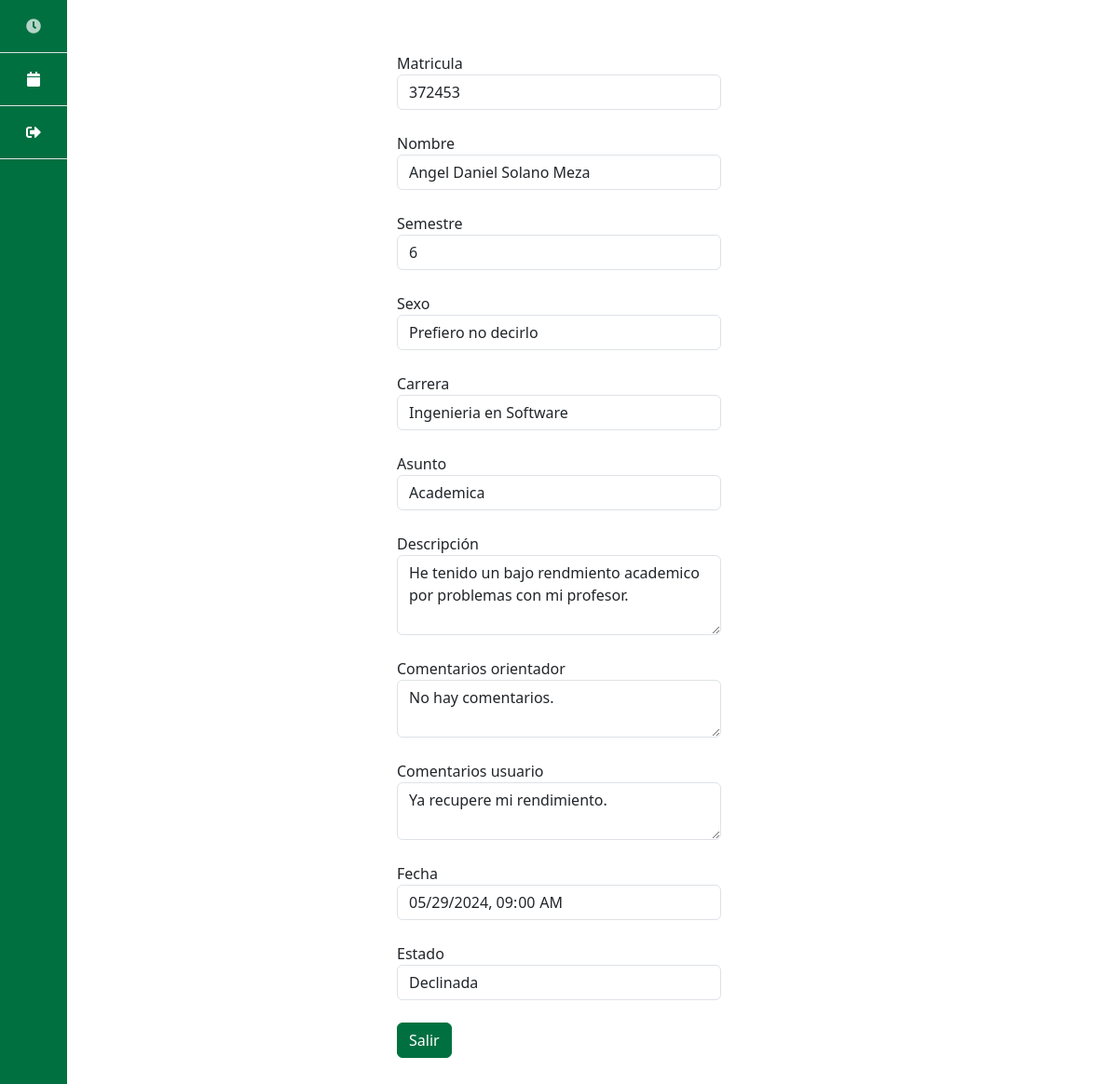
The page /citas/57 (signed in) on the database its author committed.
### paginas/models.py (models this page shows, shortened)
class Cita(models.Model):
    PENDIENTE = 'Pendiente'
    CONFIRMADA = 'Confirmada'
    DECLINADA = 'Declinada'
    ESTADOS_CITA = [
        (PENDIENTE, 'Pendiente'),
        (CONFIRMADA, 'Confirmada'),
        (DECLINADA, 'Declinada'),
    ]
    HOMBRE = 'Hombre'
    MUJER = 'Mujer'
    PREFIERO_NO_DECIRLO = 'Prefiero no decirlo'
    GENERO = [
        (HOMBRE, 'Hombre'),
        (MUJER, 'Mujer'),
        (PREFIERO_NO_DECIRLO, 'Prefiero no decirlo'),
    ]
    INGENIERIA_CIVIL = 'Ingenieria Civil'
    INGENIERIA_ELECTRONICA = 'Ingenieria en Electronica'
    INGENIERIA_COMPUTACION = 'Ingenieria en Computacion'
    INGENIERIA_INDUSTRIAL = 'Ingenieria Industrial'
    INGENIERIA_NANOTECNOLOGIA = 'Ingenieria en Nanatecnologia'
    INGENIERIA_SOFTWARE = 'Ingenieria en Software'
    BIOINGENIERIA = 'Bioingenieria'
    ARQUITECTURA = 'Arquitectura'
    CARRERAS = [
        (INGENIERIA_CIVIL,  'Ingenieria Civil'),
        (INGENIERIA_ELECTRONICA,  'Ingenieria en Electronica'),
        (INGENIERIA_COMPUTACION,  'Ingenieria en Computacion'),
        (INGENIERIA_INDUSTRIAL,  'Ingenieria Industrial'),
        (INGENIERIA_NANOTECNOLOGIA,  'Ingenieria en Nanotecnologia'),
        (INGENIERIA_SOFTWARE,  'Ingenieria en Software y Tecnologias Emergentes'),
        (BIOINGENIERIA,  'Bioingenieria'),
        (ARQUITECTURA,  'Arquitectura'),
    ]
    ACADEMICA = 'Academica'
    PERSONAL = 'Personal'
    VOCACIONAL = 'Vocacional'
    BAJA = 'Baja'
    PSICOLOGICA = 'Psicologica'
    ASUNTOS = [
        (ACADEMICA, 'Academica'),
        (PERSONAL, 'Personal'),
        (VOCACIONAL, 'Vocacional'),
        (BAJA, 'Baja'),
        (PSICOLOGICA, 'Psicologica'),
    ]
    PRIMERO = '1'
    SEGUNDO = '2'
    TERCERO = '3'
    CUARTO = '4'
    QUINTO = '5'
    SEXTO = '6'
    SEPTIMO = '7'
    OCTAVO = '8'
    NOVENO = '9'
    SEMESTRES = [
        (PRIMERO, '1'),
        (SEGUNDO, '2'),
        (TERCERO, '3'),
        (CUARTO, '4'),
        (QUINTO, '5'),
        (SEXTO, '6'),
        (SEPTIMO, '7'),
        (OCTAVO, '8'),
        (NOVENO, '9'),
    ]
    matricula = models.CharField(max_length=8)
    apellido_paterno = models.CharField(max_length=20)
    apellido_materno = models.CharField(max_length=20)
    nombre = models.CharField(max_length=40)
    descripcion = models.TextField(max_length=200)
    fecha = models.DateTimeField()
    semestre = models.CharField(
        max_length=2,
        choices=SEMESTRES,
        default=PRIMERO
    )
    comentarios_orientador = models.TextField(
        max_length=200,
        default="No hay comentarios."
    )
    comentarios_usuario = models.TextField(
        max_length=200,
        default="No hay comentarios."
    )
    sexo = models.CharField(
        max_length=20,
        choices=GENERO,
        default=PREFIERO_NO_DECIRLO,
    )
    estado = models.CharField(
        max_length=11,
        choices=ESTADOS_CITA,
        default=PENDIENTE,
    )
    carrera = models.CharField(
        max_length=50,
        choices=CARRERAS,
        default=INGENIERIA_SOFTWARE
    )
    asunto = models.CharField(
        max_length=50,
        choices=ASUNTOS,
        default=ACADEMICA
    )
    solicitada = models.DateTimeField(auto_now_add=True)
    user = models.ForeignKey(User, on_delete=models.CASCADE)

### paginas/views.py (the view, shortened to what this page needs)
# urls.py: path('citas/<int:id_cita>', views.detalle_cita, name = 'detalle_cita'),
def detalle_cita(request, id_cita):
    if request.user.is_staff:
        if request.method == "GET":
            cita = get_object_or_404(Cita, pk=id_cita)
            form = FormularioCita(instance=cita, user = request.user)
            return render(request, 'detalle_cita.html', {'cita': cita, 'form': form})
        else:
            try:
                cita = get_object_or_404(Cita, pk=id_cita)
                form = FormularioCita(request.POST, instance=cita, user = request.user)
                action = request.POST.get('action')
                if action == 'save':
                    form.save()
                    if cita.estado == 'Confirmada':
                        horario = Horario.objects.filter(inicio__lte=cita.fecha).last()
                        if horario is not None:
                            print("debug " + str(horario))
                            horario.estado = 'cita_agendada'
                            horario.save()
                cita.save()
                return redirect('citas')
            except ValueError:
                return render(request, 'detalle_cita.html', {
                    'cita': cita,
                    'form': form,
                    'error': 'Por favor, verifica los datos ingresados'
                })
    else:
        if request.method == "GET":
            cita = get_object_or_404(Cita, pk=id_cita, user=request.user)
            form = FormularioCita(instance=cita, user = request.user)
            return render(request, 'detalle_cita.html', {'cita': cita, 'form': form})

### paginas/templates/detalle_cita.html (shortened to what this page needs)
{% extends 'base.html' %}
{% block content %}
{% load widget_tweaks %}
<div class="container pt-3 pb-5">
  <div class="row justify-content-center">
    <div class="col-md-4">
        <form method="POST" class="mb-4 gap-2">
          <div class="form-group mb-4">
            <label>Matricula</label>
            <input type="text" class="form-control" value="{{ form.matricula.value }}" readonly>
          </div>
          <div class="form-group mb-4">
            <label>Nombre</label>
            <input type="text" class="form-control" value="{{ form.nombre.value }} {{ form.apellido_paterno.value }} {{ form.apellido_materno.value }}" readonly>
          </div>
          <div class="form-group mb-4">
            <label>Semestre</label>
            <input type="text" class="form-control" value="{{ form.semestre.value }}" readonly>
          </div>
          <div class="form-group mb-4">
            <label>Sexo</label>
            <input type="text" class="form-control" value="{{ form.sexo.value }}" readonly>
          </div>
          <div class="form-group mb-4">
            <label>Carrera</label>
            <input type="text" class="form-control" value="{{ form.carrera.value }}" readonly>
          </div>
          <div class="form-group mb-4">
            <label>Asunto</label>
            <input type="text" class="form-control" value="{{ form.asunto.value }}" readonly>
          </div>
          <div class="form-group mb-4">
            <label>Descripción</label>
            <textarea class="form-control" rows="3" readonly>{{ form.descripcion.value }}</textarea>
          </div>
          {% if form.estado.value == 'Declinada' or form.estado.value == 'Confirmada' %}
            <div class="form-group mb-4">
              <label>Comentarios orientador</label>
              <textarea class="form-control" readonly>{{ form.comentarios_orientador.value }}</textarea>
            </div>
            <div class="form-group mb-4">
              <label>Comentarios usuario</label>
              <textarea class="form-control" readonly>{{ form.comentarios_usuario.value }}</textarea>
            </div>
            <div class="form-group mb-4">
              <label>Fecha</label>
              <input type="datetime-local" class="form-control" value="{{ form.fecha.value|date:'Y-m-d H:i:s' }}" readonly>
            </div>
            <div class="form-group mb-4">
              <label>Estado</label>
              <input type="text" class="form-control" value="{{ form.estado.value }}" readonly>
            </div>
            <button type="submit" name="action" value="salir" class="btn btn-primary">Salir</button>
          {% endif %}
        </form>
    </div>
  </div>
</div>
{% endblock %}

### paginas/templates/base.html (shortened to what this page needs)
<!DOCTYPE html>
<html lang="es">
    <head>
        {% load static %}
        <link
            href="https://cdn.jsdelivr.net/npm/bootstrap@5.3.3/dist/css/bootstrap.min.css"
            rel="stylesheet"
        />
        <link
            rel="stylesheet"
            href="https://cdnjs.cloudflare.com/ajax/libs/font-awesome/5.15.3/css/all.min.css"
        />
        <link rel="stylesheet" href="{% static 'css/styles.css' %}" />
    </head>
    <body>
        <div class="d-flex">
            <div
                class="d-flex flex-column flex-shrink-0 h-100"
                style="
                    position: fixed;
                    width: 4.5rem;
                    background-color: #017041;
                    min-height: 100vh;
                "
            >
                <ul
                    class="nav nav-pills nav-flush flex-column mb-auto text-center"
                >
                    {% if user.is_authenticated %}
                    <li>
                        <a
                            href="/citas_pendientes/"
                            class="nav-link  py-3 border-bottom rounded-0"
                            data-bs-toggle="tooltip"
                            data-bs-placement="right"
                            aria-label="Citas"
                            data-bs-original-title="Citas"
                        >
                            <i class="fas fa-clock"></i>
                        </a>
                    </li>
                    <li>
                        <a
                            href="/horario"
                            class="nav-link {% if request.path == '/horario/' %}active{% endif %} py-3 border-bottom rounded-0"
                            data-bs-toggle="tooltip"
                            data-bs-placement="right"
                            aria-label="Horarios"
                            data-bs-original-title="Horarios"
                        >
                            <i class="fas fa-calendar"></i>
                        </a>
                    </li>
                    <li>
                        <a
                            href="/logout"
                            class="nav-link py-3 border-bottom rounded-0"
                            data-bs-toggle="tooltip"
                            data-bs-placement="right"
                            aria-label="Cerrar sesión"
                            data-bs-original-title="Cerrar sesión"
                        >
                            <i class="fas fa-sign-out-alt"></i>
                        </a>
                    </li>
                    {% endif %}
                </ul>
            </div>
            <div class="container mt-3">{% block content %} {% endblock %}</div>
        </div>
    </body>
</html>

### paginas/static/css/styles.css (style rules this page uses)
:root { --bs-primary: #017041; --bs-secondary: #f1a730; }
body .btn-primary { background-color: var(--bs-primary) !important; border-color: var(--bs-primary) !important; }
.nav-link { color: white !important; }

### rows shown on the page
Cita: matricula.value "372453", nombre.value "Angel Daniel Solano Meza", sexo.value "Prefiero no decirlo", carrera.value "Ingenieria en Software", asunto.value "Academica", descripcion.value "He tenido un bajo rendmiento academico por problemas con mi profesor.", comentarios_orientador.value "No hay comentarios.", comentarios_usuario.value "Ya recupere mi rendimiento.", fecha.value "05/29/2024 09:00", estado.value "Declinada"
